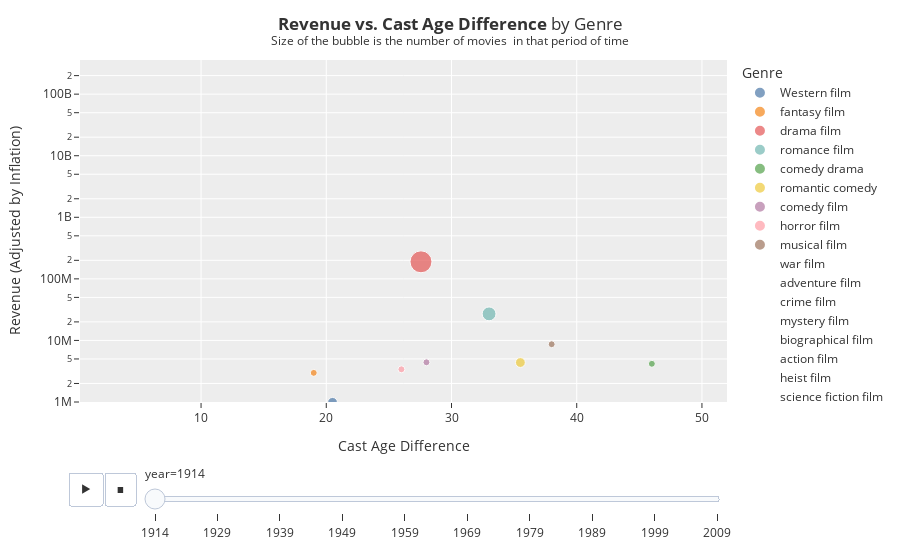

Write notebook code for a chart like this one.
### Code cell
fig = px.scatter(
    df_plot, x='diff_cast_age', y='revenue_ajusted', 
    color='genre', log_y=True, range_y=[1e6, df_plot['revenue_ajusted'].max()*100], animation_frame='year',
    range_x = [df_plot['diff_cast_age'].min()-11, df_plot['diff_cast_age'].max()+1], size='num_of_movies', size_max=90,
    color_discrete_sequence=px.colors.qualitative.T10,
    template='ggplot2'
)
fig.update_layout(
    title='<b>Revenue vs. Cast Age Difference</b> by Genre</b><br><sup>Size of the bubble is the number of movies  in that period of time</sup>',
    xaxis_title='Cast Age Difference',
    yaxis_title='Revenue (Adjusted by Inflation)',
    legend_title='Genre',
)
fig.write_html('revenue_vs_cast_age_diff.html')
fig.show()

### Figure 1 — Plotly figure (JSON) as saved in the notebook; plotly's stock layout.template omitted (floating-point values rounded to 4 significant figures)
{"data": [{"hovertemplate": "genre=Western film<br>year=1914<br>diff_cast_age=%{x}<br>revenue_ajusted=%{y}<br>num_of_movies=%{marker.size}<extra></extra>", "legendgroup": "Western film", "marker": {"color": "#4C78A8", "size": [2], "sizemode": "area", "sizeref": 0.04148, "symbol": "circle"}, "mode": "markers", "name": "Western film", "orientation": "v", "showlegend": true, "type": "scatter", "x": [20.5], "xaxis": "x", "y": [986100.0], "yaxis": "y"}, {"hovertemplate": "genre=fantasy film<br>year=1914<br>diff_cast_age=%{x}<br>revenue_ajusted=%{y}<br>num_of_movies=%{marker.size}<extra></extra>", "legendgroup": "fantasy film", "marker": {"color": "#F58518", "size": [1], "sizemode": "area", "sizeref": 0.04148, "symbol": "circle"}, "mode": "markers", "name": "fantasy film", "orientation": "v", "showlegend": true, "type": "scatter", "x": [19], "xaxis": "x", "y": [2973000.0], "yaxis": "y"}, {"hovertemplate": "genre=drama film<br>year=1914<br>diff_cast_age=%{x}<br>revenue_ajusted=%{y}<br>num_of_movies=%{marker.size}<extra></extra>", "legendgroup": "drama film", "marker": {"color": "#E45756", "size": [10], "sizemode": "area", "sizeref": 0.04148, "symbol": "circle"}, "mode": "markers", "name": "drama film", "orientation": "v", "showlegend": true, "type": "scatter", "x": [27.56], "xaxis": "x", "y": [189200000.0], "yaxis": "y"}, {"hovertemplate": "genre=romance film<br>year=1914<br>diff_cast_age=%{x}<br>revenue_ajusted=%{y}<br>num_of_movies=%{marker.size}<extra></extra>", "legendgroup": "romance film", "marker": {"color": "#72B7B2", "size": [4], "sizemode": "area", "sizeref": 0.04148, "symbol": "circle"}, "mode": "markers", "name": "romance film", "orientation": "v", "showlegend": true, "type": "scatter", "x": [33], "xaxis": "x", "y": [27000000.0], "yaxis": "y"}, {"hovertemplate": "genre=comedy drama<br>year=1914<br>diff_cast_age=%{x}<br>revenue_ajusted=%{y}<br>num_of_movies=%{marker.size}<extra></extra>", "legendgroup": "comedy drama", "marker": {"color": "#54A24B", "size": [1], "sizemode": "area", "sizeref": 0.04148, "symbol": "circle"}, "mode": "markers", "name": "comedy drama", "orientation": "v", "showlegend": true, "type": "scatter", "x": [46], "xaxis": "x", "y": [4173000.0], "yaxis": "y"}, {"hovertemplate": "genre=romantic comedy<br>year=1914<br>diff_cast_age=%{x}<br>revenue_ajusted=%{y}<br>num_of_movies=%{marker.size}<extra></extra>", "legendgroup": "romantic comedy", "marker": {"color": "#EECA3B", "size": [2], "sizemode": "area", "sizeref": 0.04148, "symbol": "circle"}, "mode": "markers", "name": "romantic comedy", "orientation": "v", "showlegend": true, "type": "scatter", "x": [35.5], "xaxis": "x", "y": [4377000.0], "yaxis": "y"}, {"hovertemplate": "genre=comedy film<br>year=1914<br>diff_cast_age=%{x}<br>revenue_ajusted=%{y}<br>num_of_movies=%{marker.size}<extra></extra>", "legendgroup": "comedy film", "marker": {"color": "#B279A2", "size": [1], "sizemode": "area", "sizeref": 0.04148, "symbol": "circle"}, "mode": "markers", "name": "comedy film", "orientation": "v", "showlegend": true, "type": "scatter", "x": [28], "xaxis": "x", "y": [4414000.0], "yaxis": "y"}, {"hovertemplate": "genre=horror film<br>year=1914<br>diff_cast_age=%{x}<br>revenue_ajusted=%{y}<br>num_of_movies=%{marker.size}<extra></extra>", "legendgroup": "horror film", "marker": {"color": "#FF9DA6", "size": [1], "sizemode": "area", "sizeref": 0.04148, "symbol": "circle"}, "mode": "markers", "name": "horror film", "orientation": "v", "showlegend": true, "type": "scatter", "x": [26], "xaxis": "x", "y": [3395000.0], "yaxis": "y"}, {"hovertemplate": "genre=musical film<br>year=1914<br>diff_cast_age=%{x}<br>revenue_ajusted=%{y}<br>num_of_movies=%{marker.size}<extra></extra>", "legendgroup": "musical film", "marker": {"color": "#9D755D", "size": [1], "sizemode": "area", "sizeref": 0.04148, "symbol": "circle"}, "mode": "markers", "name": "musical film", "orientation": "v", "showlegend": true, "type": "scatter", "x": [38], "xaxis": "x", "y": [8676000.0], "yaxis": "y"}, {"hovertemplate": "genre=war film<br>year=1914<br>diff_cast_age=%{x}<br>revenue_ajusted=%{y}<br>num_of_movies=%{marker.size}<extra></extra>", "legendgroup": "war film", "marker": {"color": "#BAB0AC", "size": [0], "sizemode": "area", "sizeref": 0.04148, "symbol": "circle"}, "mode": "markers", "name": "war film", "orientation": "v", "showlegend": true, "type": "scatter", "x": [null], "xaxis": "x", "y": [0], "yaxis": "y"}, {"hovertemplate": "genre=adventure film<br>year=1914<br>diff_cast_age=%{x}<br>revenue_ajusted=%{y}<br>num_of_movies=%{marker.size}<extra></extra>", "legendgroup": "adventure film", "marker": {"color": "#4C78A8", "size": [0], "sizemode": "area", "sizeref": 0.04148, "symbol": "circle"}, "mode": "markers", "name": "adventure film", "orientation": "v", "showlegend": true, "type": "scatter", "x": [null], "xaxis": "x", "y": [0], "yaxis": "y"}, {"hovertemplate": "genre=crime film<br>year=1914<br>diff_cast_age=%{x}<br>revenue_ajusted=%{y}<br>num_of_movies=%{marker.size}<extra></extra>", "legendgroup": "crime film", "marker": {"color": "#F58518", "size": [0], "sizemode": "area", "sizeref": 0.04148, "symbol": "circle"}, "mode": "markers", "name": "crime film", "orientation": "v", "showlegend": true, "type": "scatter", "x": [null], "xaxis": "x", "y": [0], "yaxis": "y"}, {"hovertemplate": "genre=mystery film<br>year=1914<br>diff_cast_age=%{x}<br>revenue_ajusted=%{y}<br>num_of_movies=%{marker.size}<extra></extra>", "legendgroup": "mystery film", "marker": {"color": "#E45756", "size": [0], "sizemode": "area", "sizeref": 0.04148, "symbol": "circle"}, "mode": "markers", "name": "mystery film", "orientation": "v", "showlegend": true, "type": "scatter", "x": [null], "xaxis": "x", "y": [0], "yaxis": "y"}, {"hovertemplate": "genre=biographical film<br>year=1914<br>diff_cast_age=%{x}<br>revenue_ajusted=%{y}<br>num_of_movies=%{marker.size}<extra></extra>", "legendgroup": "biographical film", "marker": {"color": "#72B7B2", "size": [0], "sizemode": "area", "sizeref": 0.04148, "symbol": "circle"}, "mode": "markers", "name": "biographical film", "orientation": "v", "showlegend": true, "type": "scatter", "x": [null], "xaxis": "x", "y": [0], "yaxis": "y"}, {"hovertemplate": "genre=action film<br>year=1914<br>diff_cast_age=%{x}<br>revenue_ajusted=%{y}<br>num_of_movies=%{marker.size}<extra></extra>", "legendgroup": "action film", "marker": {"color": "#54A24B", "size": [0], "sizemode": "area", "sizeref": 0.04148, "symbol": "circle"}, "mode": "markers", "name": "action film", "orientation": "v", "showlegend": true, "type": "scatter", "x": [null], "xaxis": "x", "y": [0], "yaxis": "y"}, {"hovertemplate": "genre=heist film<br>year=1914<br>diff_cast_age=%{x}<br>revenue_ajusted=%{y}<br>num_of_movies=%{marker.size}<extra></extra>", "legendgroup": "heist film", "marker": {"color": "#EECA3B", "size": [0], "sizemode": "area", "sizeref": 0.04148, "symbol": "circle"}, "mode": "markers", "name": "heist film", "orientation": "v", "showlegend": true, "type": "scatter", "x": [null], "xaxis": "x", "y": [0], "yaxis": "y"}, {"hovertemplate": "genre=science fiction film<br>year=1914<br>diff_cast_age=%{x}<br>revenue_ajusted=%{y}<br>num_of_movies=%{marker.size}<extra></extra>", "legendgroup": "science fiction film", "marker": {"color": "#B279A2", "size": [0], "sizemode": "area", "sizeref": 0.04148, "symbol": "circle"}, "mode": "markers", "name": "science fiction film", "orientation": "v", "showlegend": true, "type": "scatter", "x": [null], "xaxis": "x", "y": [0], "yaxis": "y"}, {"hovertemplate": "genre=thriller film<br>year=1914<br>diff_cast_age=%{x}<br>revenue_ajusted=%{y}<br>num_of_movies=%{marker.size}<extra></extra>", "legendgroup": "thriller film", "marker": {"color": "#FF9DA6", "size": [0], "sizemode": "area", "sizeref": 0.04148, "symbol": "circle"}, "mode": "markers", "name": "thriller film", "orientation": "v", "showlegend": true, "type": "scatter", "x": [null], "xaxis": "x", "y": [0], "yaxis": "y"}, {"hovertemplate": "genre=buddy film<br>year=1914<br>diff_cast_age=%{x}<br>revenue_ajusted=%{y}<br>num_of_movies=%{marker.size}<extra></extra>", "legendgroup": "buddy film", "marker": {"color": "#9D755D", "size": [0], "sizemode": "area", "sizeref": 0.04148, "symbol": "circle"}, "mode": "markers", "name": "buddy film", "orientation": "v", "showlegend": true, "type": "scatter", "x": [null], "xaxis": "x", "y": [0], "yaxis": "y"}, {"hovertemplate": "genre=teen film<br>year=1914<br>diff_cast_age=%{x}<br>revenue_ajusted=%{y}<br>num_of_movies=%{marker.size}<extra></extra>", "legendgroup": "teen film", "marker": {"color": "#BAB0AC", "size": [0], "sizemode": "area", "sizeref": 0.04148, "symbol": "circle"}, "mode": "markers", "name": "teen film", "orientation": "v", "showlegend": true, "type": "scatter", "x": [null], "xaxis": "x", "y": [0], "yaxis": "y"}, {"hovertemplate": "genre=neo-noir<br>year=1914<br>diff_cast_age=%{x}<br>revenue_ajusted=%{y}<br>num_of_movies=%{marker.size}<extra></extra>", "legendgroup": "neo-noir", "marker": {"color": "#4C78A8", "size": [0], "sizemode": "area", "sizeref": 0.04148, "symbol": "circle"}, "mode": "markers", "name": "neo-noir", "orientation": "v", "showlegend": true, "type": "scatter", "x": [null], "xaxis": "x", "y": [0], "yaxis": "y"}], "layout": {"legend": {"itemsizing": "constant", "title": {"text": "Genre"}, "tracegroupgap": 0}, "margin": {"t": 60}, "sliders": [{"active": 0, "currentvalue": {"prefix": "year="}, "len": 0.9, "pad": {"b": 10, "t": 60}, "steps": [{"args": [["1914"], {"frame": {"duration": 0, "redraw": false}, "fromcurrent": true, "mode": "immediate", "transition": {"duration": 0, "easing": "linear"}}], "label": "1914", "method": "animate"}, {"args": [["1929"], {"frame": {"duration": 0, "redraw": false}, "fromcurrent": true, "mode": "immediate", "transition": {"duration": 0, "easing": "linear"}}], "label": "1929", "method": "animate"}, {"args": [["1939"], {"frame": {"duration": 0, "redraw": false}, "fromcurrent": true, "mode": "immediate", "transition": {"duration": 0, "easing": "linear"}}], "label": "1939", "method": "animate"}, {"args": [["1949"], {"frame": {"duration": 0, "redraw": false}, "fromcurrent": true, "mode": "immediate", "transition": {"duration": 0, "easing": "linear"}}], "label": "1949", "method": "animate"}, {"args": [["1959"], {"frame": {"duration": 0, "redraw": false}, "fromcurrent": true, "mode": "immediate", "transition": {"duration": 0, "easing": "linear"}}], "label": "1959", "method": "animate"}, {"args": [["1969"], {"frame": {"duration": 0, "redraw": false}, "fromcurrent": true, "mode": "immediate", "transition": {"duration": 0, "easing": "linear"}}], "label": "1969", "method": "animate"}, {"args": [["1979"], {"frame": {"duration": 0, "redraw": false}, "fromcurrent": true, "mode": "immediate", "transition": {"duration": 0, "easing": "linear"}}], "label": "1979", "method": "animate"}, {"args": [["1989"], {"frame": {"duration": 0, "redraw": false}, "fromcurrent": true, "mode": "immediate", "transition": {"duration": 0, "easing": "linear"}}], "label": "1989", "method": "animate"}, {"args": [["1999"], {"frame": {"duration": 0, "redraw": false}, "fromcurrent": true, "mode": "immediate", "transition": {"duration": 0, "easing": "linear"}}], "label": "1999", "method": "animate"}, {"args": [["2009"], {"frame": {"duration": 0, "redraw": false}, "fromcurrent": true, "mode": "immediate", "transition": {"duration": 0, "easing": "linear"}}], "label": "2009", "method": "animate"}], "x": 0.1, "xanchor": "left", "y": 0, "yanchor": "top"}], "title": {"text": "<b>Revenue vs. Cast Age Difference</b> by Genre</b><br><sup>Size of the bubble is the number of movies  in that period of time</sup>"}, "updatemenus": [{"buttons": [{"args": [null, {"frame": {"duration": 500, "redraw": false}, "fromcurrent": true, "mode": "immediate", "transition": {"duration": 500, "easing": "linear"}}], "label": "&#9654;", "method": "animate"}, {"args": [[null], {"frame": {"duration": 0, "redraw": false}, "fromcurrent": true, "mode": "immediate", "transition": {"duration": 0, "easing": "linear"}}], "label": "&#9724;", "method": "animate"}], "direction": "left", "pad": {"r": 10, "t": 70}, "showactive": false, "type": "buttons", "x": 0.1, "xanchor": "right", "y": 0, "yanchor": "top"}], "xaxis": {"anchor": "y", "domain": [0, 1], "range": [0.3333, 52], "title": {"text": "Cast Age Difference"}}, "yaxis": {"anchor": "x", "domain": [0, 1], "range": [6.0, 11.55], "title": {"text": "Revenue (Adjusted by Inflation)"}, "type": "log"}}}
